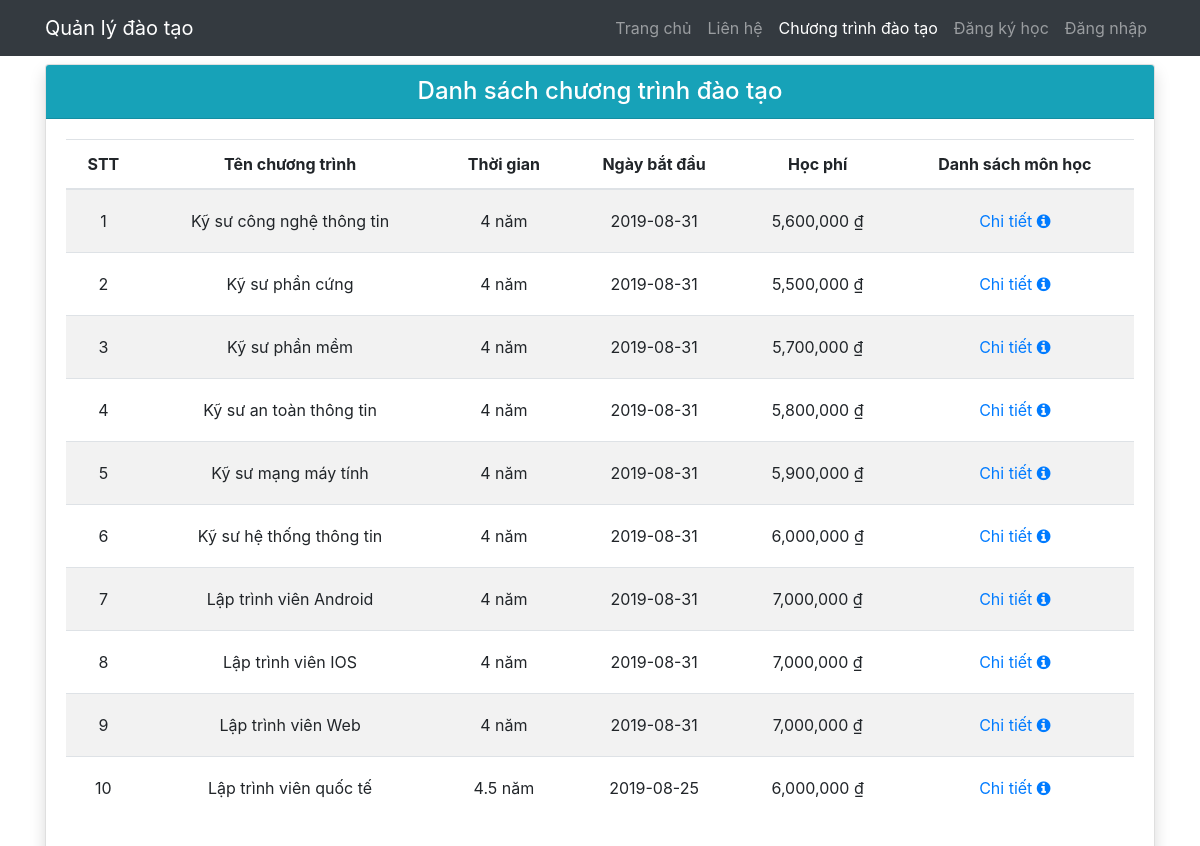
/views/program_list.php, run on the app's committed database.
### tables this page shows
CREATE TABLE `programs` (
  `id` int(11) NOT NULL,
  `name` varchar(100) NOT NULL,
  `duration` varchar(50) DEFAULT '4 năm',
  `begin_at` date DEFAULT curdate(),
  `tuition` decimal(12,0) DEFAULT 0,
  `manager_acc` varchar(50) DEFAULT NULL
);

### php/program/get_all.php (called while the page is built)
<?php
	require_once '../php/connection.php';
	$sql = 'SELECT * FROM programs';
	$result = $conn->query($sql);
?>

### views/program_list.php (the view, shortened to what this page needs)
<!DOCTYPE html>
<html lang="en">
<head>
	<link rel="stylesheet" href="/assets/css/main.css">
	<link rel="stylesheet" href="https://maxcdn.bootstrapcdn.com/bootstrap/4.3.1/css/bootstrap.min.css">
	<link rel="stylesheet" href="https://stackpath.bootstrapcdn.com/font-awesome/4.7.0/css/font-awesome.min.css">
</head>
<body>
	<nav class="navbar navbar-expand-lg navbar-dark bg-dark static-top">
	  <div class="container">
	    <a class="navbar-brand" href="#">
	    	Quản lý đào tạo
		</a>
	      <ul class="navbar-nav ml-auto">
	        <li class="nav-item">
	          <a class="nav-link" href="/">Trang chủ</a>
	        </li>
	        <li class="nav-item">
	          <a class="nav-link" href="#">Liên hệ</a>
	        </li>
	        <li class="nav-item">
	          <a class="nav-link active" href="#">Chương trình đào tạo</a>
	        </li>
	        <li class="nav-item">
	          <a class="nav-link" href="register.php">Đăng ký học</a>
	        </li>
	        <li class="nav-item">
	          <a class="nav-link" href="login.php">Đăng nhập</a>
	        </li>
	      </ul>
	  </div>
	</nav>
	<div class="container">
		<div class="row">
			<div class="col">
				<div class="card shadow mt-2">
					<div class="card-header bg-info text-white">
						<h4 class="text-center mb-0">Danh sách chương trình đào tạo</h4>
					</div>
					<div class="card-body">
						<table class="table table-inverse table-hover table-striped text-center">
							<thead>
								<tr>
									<th>STT</th>
									<th>Tên chương trình</th>
									<th>Thời gian</th>
									<th>Ngày bắt đầu</th>
									<th>Học phí</th>
									<th>Danh sách môn học</th>
								</tr>
							</thead>
							<tbody>
								<?php
								include '../php/program/get_all.php';
								$i = 1;
								while ($row = $result->fetch_assoc()) {
									echo
									'<tr>
										<td>'.$i++.'</td>
										<td>'.$row['name'].'</td>
										<td>'.$row['duration'].'</td>
										<td>'.$row['begin_at'].'</td>
										<td>'.number_format($row['tuition']).' &#8363;</td>
										<td>
											<button
												type="button" class="btn btn-link"
												data-toggle="modal" data-target="#modal-detail"
												onclick="ajaxGetDetail('.$row['id'].')"
											>
												Chi tiết <i class="fa fa-info-circle"></i>
											</button>
										</td>
									</tr>';
								}
								?>
							</tbody>
						</table>
					</div>
				</div>
			</div>
		</div>
	</div>
</body>
</html>

### assets/css/main.css (style rules this page uses)
* { margin: 0; padding: 0; box-sizing: border-box; }
body, html { height: 100%; }
.table > tbody > tr > td { vertical-align: middle; }

### data on the page
programs: name "Kỹ sư công nghệ thông tin", duration "4 năm", begin_at "2019-08-31", tuition "5,600,000"
programs: name "Kỹ sư phần cứng", duration "4 năm", begin_at "2019-08-31", tuition "5,500,000"
programs: name "Kỹ sư phần mềm", duration "4 năm", begin_at "2019-08-31", tuition "5,700,000"
programs: name "Kỹ sư an toàn thông tin", duration "4 năm", begin_at "2019-08-31", tuition "5,800,000"
programs: name "Kỹ sư mạng máy tính", duration "4 năm", begin_at "2019-08-31", tuition "5,900,000"
programs: name "Kỹ sư hệ thống thông tin", duration "4 năm", begin_at "2019-08-31", tuition "6,000,000"
programs: name "Lập trình viên Android", duration "4 năm", begin_at "2019-08-31", tuition "7,000,000"
programs: name "Lập trình viên IOS", duration "4 năm", begin_at "2019-08-31", tuition "7,000,000"
programs: name "Lập trình viên Web", duration "4 năm", begin_at "2019-08-31", tuition "7,000,000"
programs: name "Lập trình viên quốc tế", duration "4.5 năm", begin_at "2019-08-25", tuition "6,000,000"
